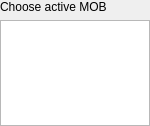
<?xml version="1.0" encoding="UTF-8"?>
<ui version="4.0">
 <class>CRoundMobForm</class>
 <widget class="QWidget" name="CRoundMobForm">
  <property name="geometry">
   <rect>
    <x>0</x>
    <y>0</y>
    <width>150</width>
    <height>126</height>
   </rect>
  </property>
  <property name="windowTitle">
   <string>Form</string>
  </property>
  <layout class="QVBoxLayout" name="verticalLayout">
   <property name="leftMargin">
    <number>0</number>
   </property>
   <property name="topMargin">
    <number>0</number>
   </property>
   <property name="rightMargin">
    <number>0</number>
   </property>
   <property name="bottomMargin">
    <number>0</number>
   </property>
   <item>
    <widget class="QLabel" name="label">
     <property name="text">
      <string>Choose active MOB</string>
     </property>
    </widget>
   </item>
   <item>
    <widget class="QListWidget" name="mobList"/>
   </item>
  </layout>
 </widget>
 <resources/>
 <connections/>
</ui>
